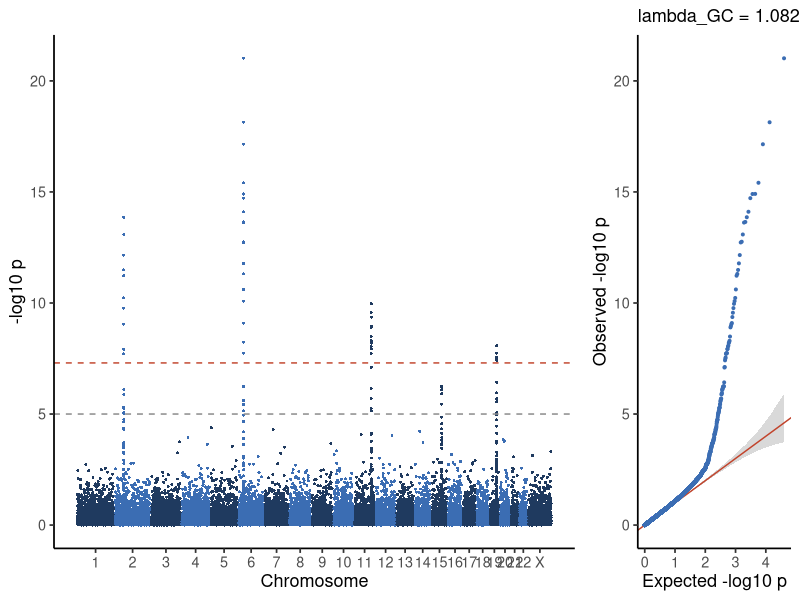

R code for this plot:
#!/usr/bin/env Rscript
# Standalone reproduction. Run inside the pinned pubready container
# (see REPRODUCE.md) from this bundle folder.
suppressPackageStartupMessages({ library(ggplot2); library(ggpubr) })

raw <- read.csv("input_gwas_summary.csv", check.names = FALSE)
chr <- sub("^chr", "", as.character(raw[["chr"]]), ignore.case = TRUE)
pos <- as.numeric(raw[["pos"]]); p <- as.numeric(raw[["p"]])
keep <- !is.na(chr) & is.finite(pos) & is.finite(p); chr <- chr[keep]; pos <- pos[keep]; p <- p[keep]
p[p == 0] <- .Machine$double.xmin
num <- grepl("^[0-9]+$", unique(chr)); sp <- match(toupper(unique(chr)), c("X", "Y", "XY", "MT", "M"))
lv <- unique(chr)[order(ifelse(num, 1, ifelse(is.na(sp), 3, 2)), ifelse(num, suppressWarnings(as.numeric(unique(chr))), ifelse(is.na(sp), 0, sp)))]
ci <- match(chr, lv); lo <- tapply(pos, ci, min); span <- tapply(pos, ci, max) - lo
offset <- c(0, cumsum(span + 0.004 * sum(span)))[seq_along(lv)]
d <- data.frame(x = pos - lo[ci] + offset[ci], y = -log10(p), shade = factor(ci %% 2))
lambda <- median(qchisq(p, 1, lower.tail = FALSE)) / qchisq(0.5, 1)
man <- ggplot(d, aes(x, y, colour = shade)) + geom_point(size = 0.7, shape = 16) +
  scale_colour_manual(values = c("#3B6DB3", "#1F3A5F"), guide = "none") +
  geom_hline(yintercept = -log10(1e-5), linetype = "dashed", colour = "grey55") +
  geom_hline(yintercept = -log10(5e-8), linetype = "dashed", colour = "#C1432B") +
  scale_x_continuous(breaks = offset + span / 2, labels = lv) +
  labs(x = "Chromosome", y = "-log10 p") + theme_classic(base_size = 13)
n <- length(p); q <- data.frame(exp = -log10((seq_len(n) - 0.5) / n), obs = -log10(sort(p)))
q$lo <- -log10(qbeta(0.975, seq_len(n), n - seq_len(n) + 1)); q$hi <- -log10(qbeta(0.025, seq_len(n), n - seq_len(n) + 1))
qqp <- ggplot(q, aes(exp, obs)) + geom_ribbon(aes(ymin = lo, ymax = hi), fill = "grey85") +
  geom_abline(colour = "#C1432B") + geom_point(size = 0.7, colour = "#3B6DB3") +
  labs(x = "Expected -log10 p", y = "Observed -log10 p", subtitle = sprintf("lambda_GC = %.3f", lambda)) +
  theme_classic(base_size = 13)
g <- ggarrange(man, qqp, ncol = 2, widths = c(2.7, 1), align = "h")
ggsave("figure_gwas_summary_manhattan.pdf", g, width = 10.5, height = 4.3)
cat("Reproduced figure.\n")
